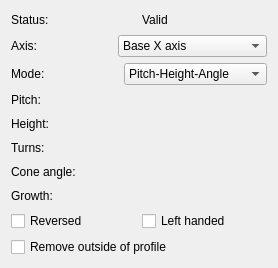
<?xml version="1.0" encoding="UTF-8"?>
<ui version="4.0">
 <class>PartDesignGui::TaskHelixParameters</class>
 <widget class="QWidget" name="PartDesignGui::TaskHelixParameters">
  <property name="geometry">
   <rect>
    <x>0</x>
    <y>0</y>
    <width>278</width>
    <height>268</height>
   </rect>
  </property>
  <property name="windowTitle">
   <string notr="true">Form</string>
  </property>
  <layout class="QVBoxLayout" name="verticalLayout">
   <item>
    <layout class="QHBoxLayout" name="horizontalLayoutStatus">
     <item>
      <widget class="QLabel" name="labelStatus">
       <property name="text">
        <string>Status:</string>
       </property>
      </widget>
     </item>
     <item>
      <widget class="QLabel" name="labelMessage">
       <property name="text">
        <string>Valid</string>
       </property>
      </widget>
     </item>
    </layout>
   </item>
   <item>
    <layout class="QHBoxLayout" name="horizontalLayout_2">
     <item>
      <widget class="QLabel" name="labelAxis">
       <property name="text">
        <string>Axis:</string>
       </property>
      </widget>
     </item>
     <item>
      <widget class="QComboBox" name="axis">
       <item>
        <property name="text">
         <string>Base X axis</string>
        </property>
       </item>
       <item>
        <property name="text">
         <string>Base Y axis</string>
        </property>
       </item>
       <item>
        <property name="text">
         <string>Base Z axis</string>
        </property>
       </item>
       <item>
        <property name="text">
         <string>Horizontal sketch axis</string>
        </property>
       </item>
       <item>
        <property name="text">
         <string>Vertical sketch axis</string>
        </property>
       </item>
       <item>
        <property name="text">
         <string>Normal sketch axis</string>
        </property>
       </item>
       <item>
        <property name="text">
         <string>Select reference...</string>
        </property>
       </item>
      </widget>
     </item>
    </layout>
   </item>
   <item>
    <layout class="QHBoxLayout" name="horizontalLayoutMode">
     <item>
      <widget class="QLabel" name="labelInputMode">
       <property name="text">
        <string>Mode:</string>
       </property>
      </widget>
     </item>
     <item>
      <widget class="QComboBox" name="inputMode">
       <item>
        <property name="text">
         <string>Pitch-Height-Angle</string>
        </property>
       </item>
       <item>
        <property name="text">
         <string>Pitch-Turns-Angle</string>
        </property>
       </item>
       <item>
        <property name="text">
         <string>Height-Turns-Angle</string>
        </property>
       </item>
       <item>
        <property name="text">
         <string>Height-Turns-Growth</string>
        </property>
       </item>
      </widget>
     </item>
    </layout>
   </item>
   <item>
    <layout class="QHBoxLayout" name="horizontalLayoutPitch">
     <item>
      <widget class="QLabel" name="labelPitch">
       <property name="text">
        <string>Pitch:</string>
       </property>
      </widget>
     </item>
     <item>
      <widget class="Gui::QuantitySpinBox" name="pitch" native="true">
       <property name="keyboardTracking" stdset="0">
        <bool>false</bool>
       </property>
       <property name="unit" stdset="0">
        <string notr="true">mm</string>
       </property>
       <property name="minimum" stdset="0">
        <double>0.000000000000000</double>
       </property>
       <property name="singleStep" stdset="0">
        <double>1.000000000000000</double>
       </property>
       <property name="value" stdset="0">
        <double>10.000000000000000</double>
       </property>
      </widget>
     </item>
    </layout>
   </item>
   <item>
    <layout class="QHBoxLayout" name="horizontalLayoutHeight">
     <item>
      <widget class="QLabel" name="labelHeight">
       <property name="text">
        <string>Height:</string>
       </property>
      </widget>
     </item>
     <item>
      <widget class="Gui::QuantitySpinBox" name="height" native="true">
       <property name="keyboardTracking" stdset="0">
        <bool>false</bool>
       </property>
       <property name="unit" stdset="0">
        <string notr="true">mm</string>
       </property>
       <property name="minimum" stdset="0">
        <double>0.000000000000000</double>
       </property>
       <property name="singleStep" stdset="0">
        <double>1.000000000000000</double>
       </property>
       <property name="value" stdset="0">
        <double>30.000000000000000</double>
       </property>
      </widget>
     </item>
    </layout>
   </item>
   <item>
    <layout class="QHBoxLayout" name="horizontalLayoutTurns">
     <item>
      <widget class="QLabel" name="labelTurns">
       <property name="text">
        <string>Turns:</string>
       </property>
      </widget>
     </item>
     <item>
      <widget class="Gui::QuantitySpinBox" name="turns" native="true">
       <property name="keyboardTracking" stdset="0">
        <bool>false</bool>
       </property>
       <property name="minimum" stdset="0">
        <double>0.000000000000000</double>
       </property>
       <property name="singleStep" stdset="0">
        <double>1.000000000000000</double>
       </property>
       <property name="value" stdset="0">
        <double>3.000000000000000</double>
       </property>
      </widget>
     </item>
    </layout>
   </item>
   <item>
    <layout class="QHBoxLayout" name="horizontalLayoutConeAngle">
     <item>
      <widget class="QLabel" name="labelConeAngle">
       <property name="text">
        <string>Cone angle:</string>
       </property>
      </widget>
     </item>
     <item>
      <widget class="Gui::QuantitySpinBox" name="coneAngle" native="true">
       <property name="keyboardTracking" stdset="0">
        <bool>false</bool>
       </property>
       <property name="unit" stdset="0">
        <string notr="true">deg</string>
       </property>
       <property name="minimum" stdset="0">
        <double>-89.000000000000000</double>
       </property>
       <property name="maximum" stdset="0">
        <double>89.000000000000000</double>
       </property>
       <property name="singleStep" stdset="0">
        <double>1.000000000000000</double>
       </property>
       <property name="value" stdset="0">
        <double>0.000000000000000</double>
       </property>
      </widget>
     </item>
    </layout>
   </item>
   <item>
    <layout class="QHBoxLayout" name="horizontalLayoutGrowth">
     <item>
      <widget class="QLabel" name="labelGrowth">
       <property name="text">
        <string>Growth:</string>
       </property>
      </widget>
     </item>
     <item>
      <widget class="Gui::QuantitySpinBox" name="growth" native="true">
       <property name="keyboardTracking" stdset="0">
        <bool>false</bool>
       </property>
       <property name="unit" stdset="0">
        <string notr="true">mm</string>
       </property>
       <property name="singleStep" stdset="0">
        <double>1.000000000000000</double>
       </property>
       <property name="value" stdset="0">
        <double>0.000000000000000</double>
       </property>
      </widget>
     </item>
    </layout>
   </item>
   <item>
    <layout class="QHBoxLayout" name="horizontalLayout">
     <item>
      <widget class="QCheckBox" name="checkBoxReversed">
       <property name="enabled">
        <bool>true</bool>
       </property>
       <property name="text">
        <string>Reversed</string>
       </property>
      </widget>
     </item>
     <item>
      <widget class="QCheckBox" name="checkBoxLeftHanded">
       <property name="enabled">
        <bool>true</bool>
       </property>
       <property name="text">
        <string>Left handed</string>
       </property>
      </widget>
     </item>
    </layout>
   </item>
   <item>
    <widget class="QCheckBox" name="checkBoxOutside">
     <property name="text">
      <string>Remove outside of profile</string>
     </property>
     <property name="checked">
      <bool>false</bool>
     </property>
    </widget>
   </item>
  </layout>
 </widget>
 <customwidgets>
  <customwidget>
   <class>Gui::QuantitySpinBox</class>
   <extends>QWidget</extends>
   <header>Gui/QuantitySpinBox.h</header>
  </customwidget>
 </customwidgets>
 <resources/>
 <connections/>
</ui>
